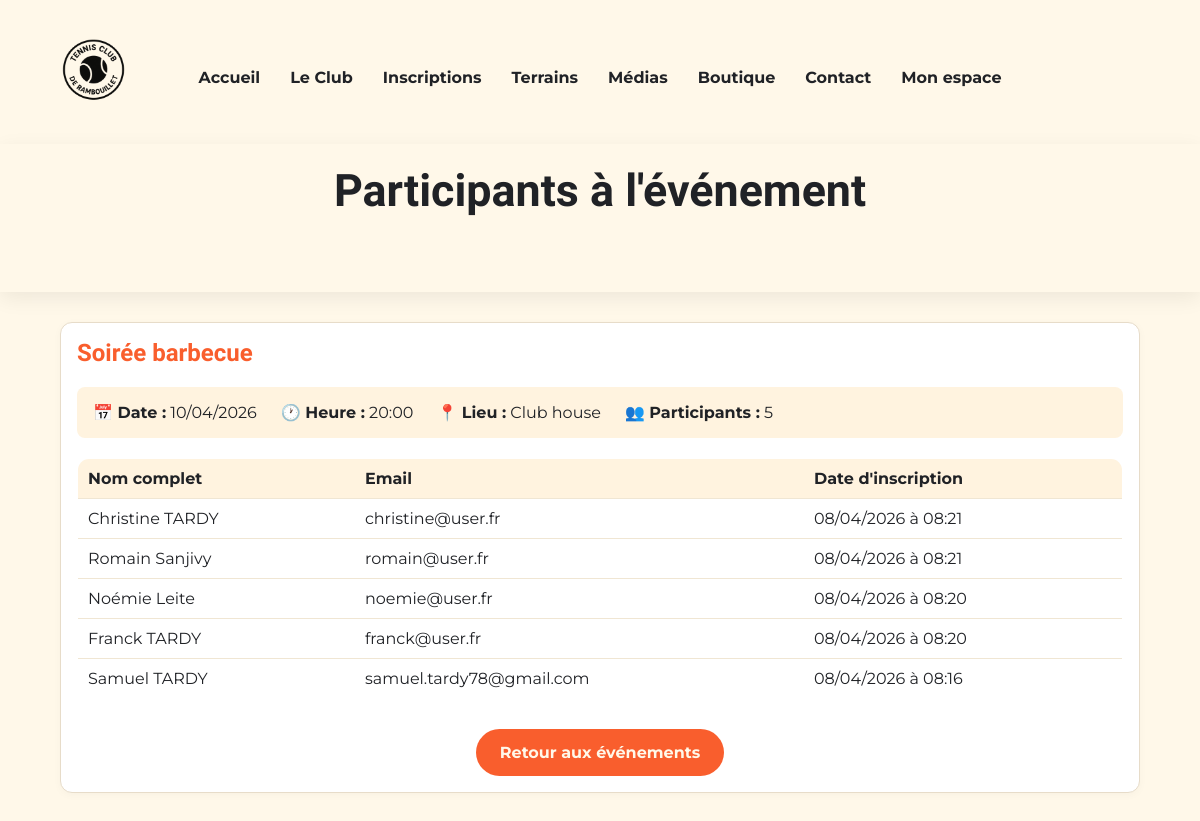
Page /php/event-participants.php?event_id=2 (signed in) on the committed database.
### tables this page shows
CREATE TABLE `events` (
  `id` int(11) NOT NULL,
  `title` varchar(255) NOT NULL,
  `description` text DEFAULT NULL,
  `event_date` date NOT NULL,
  `event_time` time DEFAULT NULL,
  `location` varchar(255) DEFAULT NULL,
  `created_at` datetime NOT NULL DEFAULT current_timestamp()
);

CREATE TABLE `event_participants` (
  `id` int(11) NOT NULL,
  `event_id` int(11) NOT NULL,
  `user_id` int(11) NOT NULL,
  `created_at` timestamp NULL DEFAULT current_timestamp()
);

CREATE TABLE `users` (
  `id` int(11) NOT NULL,
  `email` varchar(190) NOT NULL,
  `password_hash` varchar(255) NOT NULL,
  `full_name` varchar(190) NOT NULL,
  `role` enum('Membre','Admin') NOT NULL DEFAULT 'Membre',
  `created_at` datetime NOT NULL DEFAULT current_timestamp(),
  `updated_at` datetime DEFAULT NULL
);

### php/event-participants.php (the view, shortened to what this page needs)
<?php
$pdo = db();
$eventId = isset($_GET['event_id']) ? intval($_GET['event_id']) : 0;
$stmt = $pdo->prepare("SELECT * FROM events WHERE id = ?");
$stmt->execute([$eventId]);
$event = $stmt->fetch();
$stmt = $pdo->prepare("
  SELECT u.id, u.full_name, u.email, ep.created_at as participation_date
  FROM event_participants ep
  JOIN users u ON ep.user_id = u.id
  WHERE ep.event_id = ?
  ORDER BY ep.created_at DESC
");
$stmt->execute([$eventId]);
$participants = $stmt->fetchAll();
?>
<!DOCTYPE html>
<html lang="fr">
<head>
  <link rel="stylesheet" href="/tennis-club-rambouillet/css/style.css">
  <link rel="stylesheet" href="/tennis-club-rambouillet/css/admin.css">
</head>
<body>
  <header>
    <div class="container header-flex">
      <a href="/tennis-club-rambouillet/index.html"><img src="/tennis-club-rambouillet/img/logo.png" alt="Logo" class="logo"></a>
      <nav>
        <ul>
          <li><a href="/tennis-club-rambouillet/index.html">Accueil</a></li>
          <li><a href="/tennis-club-rambouillet/le-club.html">Le Club</a></li>
          <li><a href="/tennis-club-rambouillet/inscriptions.html">Inscriptions</a></li>
          <li><a href="/tennis-club-rambouillet/terrains.php">Terrains</a></li>
          <li><a href="/tennis-club-rambouillet/php/medias.php">Médias</a></li>
          <li><a href="/tennis-club-rambouillet/boutique.html">Boutique</a></li>
          <li><a href="/tennis-club-rambouillet/contact.html">Contact</a></li>
          <li><a href="/tennis-club-rambouillet/php/dashboard.php">Mon espace</a></li>
        </ul>
      </nav>
    </div>
  </header>
  <section class="hero">
    <div class="container">
      <h1>Participants à l'événement</h1>
    </div>
  </section>
  <main class="admin">
    <div class="container">
      <section class="card">
        <h2 style="color: #F95E2D; margin-bottom: 20px;"><?= htmlspecialchars($event['title']) ?></h2>
        <div style="display: flex; gap: 24px; flex-wrap: wrap; margin-bottom: 20px; padding: 16px; background: #fff3df; border-radius: 8px;">
          <div><strong>📅 Date :</strong> <?= date('d/m/Y', strtotime($event['event_date'])) ?></div>
          <?php if($event['event_time']): ?>
            <div><strong>🕐 Heure :</strong> <?= date('H:i', strtotime($event['event_time'])) ?></div>
          <?php endif; ?>
          <?php if($event['location']): ?>
            <div><strong>📍 Lieu :</strong> <?= htmlspecialchars($event['location']) ?></div>
          <?php endif; ?>
          <div><strong>👥 Participants :</strong> <?= count($participants) ?></div>
        </div>
        <?php if(count($participants) > 0): ?>
          <table class="table">
            <thead>
              <tr>
                <th>Nom complet</th>
                <th>Email</th>
                <th>Date d'inscription</th>
              </tr>
            </thead>
            <tbody>
              <?php foreach($participants as $p): ?>
                <tr>
                  <td><?= htmlspecialchars($p['full_name']) ?></td>
                  <td><?= htmlspecialchars($p['email']) ?></td>
                  <td><?= date('d/m/Y à H:i', strtotime($p['participation_date'])) ?></td>
                </tr>
              <?php endforeach; ?>
            </tbody>
          </table>
        <?php else: ?>
          <p style="text-align: center; color: #666; padding: 40px;">Aucun participant pour le moment.</p>
        <?php endif; ?>
        <div style="margin-top: 30px; text-align: center;">
          <a href="admin-events.php" class="btn">Retour aux événements</a>
        </div>
      </section>
    </div>
  </main>
</body>
</html>

### css/style.css (style rules this page uses)
* { margin: 0; padding: 0; box-sizing: border-box; }
body { font-family: 'Montserrat', Arial, sans-serif; background: #FFF8E9; color: #202226; }
h1, h2, h3, h4, h5, h6 { font-family: 'Barlow Semi Condensed', Arial, sans-serif; font-weight: 600; }
h1 { font-size: 2.8rem; margin-bottom: 15px; }
.container { width: 90%; max-width: 1100px; margin: 0 auto; }
header { background: #FFF8E9; color: #202226; padding: 20px 0; }
.header-flex { display: flex; align-items: center; justify-content: flex-start; position: relative; }
.header-flex nav { position: absolute; left: 50%; transform: translateX(-50%); }
header .logo { height: 100px; width: auto; margin-right: 25px; transition: transform 0.2s; }
nav ul { list-style: none; display: flex; gap: 30px; margin-top: 10px; white-space: nowrap; }
nav a { color: #202226; text-decoration: none; font-weight: bold; font-family: 'Montserrat', Arial, sans-serif; transition: color .2s; }
.hero { background: #FFF8E9; color: #202226; text-align: center; padding: 20px 0 60px 0; box-shadow: 0 6px 20px rgba(0,0,0,0.07); }
.hero h1 { font-size: 2.8rem; margin-bottom: 15px; }

### css/admin.css (style rules this page uses)
.admin { padding: 30px 0; }
.card { background: white; border: 1px solid #e7dcc9; border-radius: 12px; padding: 16px; box-shadow: 0 2px 8px rgba(0,0,0,.03); margin-bottom: 18px; }
.table { width: 100%; border-collapse: collapse; background: white; border: 1px solid #e7dcc9; border-radius: 12px; overflow: hidden; }
.table th, .table td { padding: 10px; border-bottom: 1px solid #f0e6d3; text-align: left; }
.table th { background: #fff3df; }
.btn { display: inline-block; background: #F95E2D; color: #FFF8E9; font-weight: bold; font-family: 'Montserrat', Arial, sans-serif; font-size: 1rem; padding: 12px 22px; border-radius: 30px; border: 2px solid transparent; text-decoration: none; cursor: pointer; transition: .2s; }

### rows in the picture
events: title "Soirée barbecue", event_date "10/04/2026", event_time "20:00", location "Club house"
event_participants: user.full_name "Christine TARDY", user.email "christine@user.fr", created_at "08/04/2026 à 08:21"
event_participants: user.full_name "Romain Sanjivy", user.email "romain@user.fr", created_at "08/04/2026 à 08:21"
event_participants: user.full_name "Noémie Leite", user.email "noemie@user.fr", created_at "08/04/2026 à 08:20"
event_participants: user.full_name "Franck TARDY", user.email "franck@user.fr", created_at "08/04/2026 à 08:20"
event_participants: user.full_name "Samuel TARDY", user.email "samuel.tardy78@gmail.com", created_at "08/04/2026 à 08:16"

### other values in the picture
count($participants) "5"
